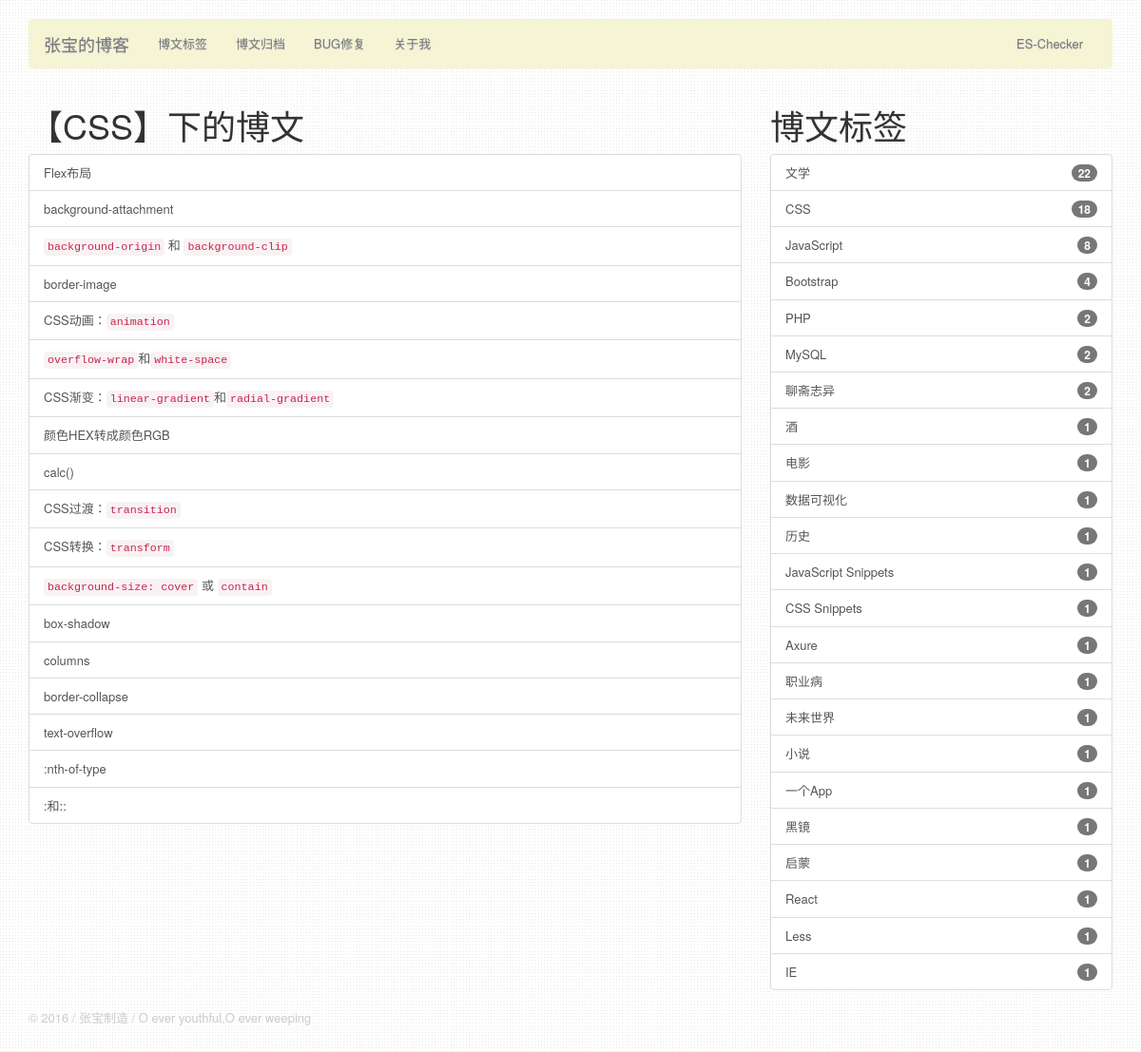
Screenshot of /blog-category.php?blog_category=CSS with the database file from the repository.
### tables this page shows
CREATE TABLE `blog_posts` (
  `blog_id` int(11) NOT NULL,
  `blog_title` varchar(225) NOT NULL,
  `blog_content` text NOT NULL,
  `blog_create` timestamp NOT NULL DEFAULT CURRENT_TIMESTAMP,
  `blog_update` timestamp NOT NULL DEFAULT CURRENT_TIMESTAMP,
  `blog_category` varchar(50) NOT NULL
);

### blog-category.php (the view, shortened to what this page needs)
<?php
require_once("master/connect.php");
$blog_category = null;
$posts2 = null;
if (isset($_GET["blog_category"]) && !empty($_GET["blog_category"])) {
    $blog_category = $_GET["blog_category"];
}
$selectSQL = "select blog_number, blog_category from blog_tags where blog_category not in ('张宝的博客') order by blog_number desc ";
if ($blog_category != null) {
  $queryBloginCategorySQL = "select blog_id, blog_title, blog_category from blog_posts where blog_category = '$blog_category' order by blog_id desc limit 0, 80";
  $posts2 = $link->query($queryBloginCategorySQL);
}
$posts = $link->query($selectSQL);
?>
<!DOCTYPE html>
<html>
  <head>
    <link href="css/bootstrap.min.css" rel="stylesheet">
    <link href="css/navbar.css" rel="stylesheet">
  </head>
  <body class="container">
      <?php require_once("master/header.php"); ?>
      <section class="row">
          <section class="col-sm-8 <?php echo ($posts2 == null ? 'hidden-xs' : '')?>">
            <?php
              if ($posts2 !== null && $posts2->num_rows > 0) {
            ?>
              <h1>【<?php echo $blog_category?>】下的博文</h1>
              <div class="list-group">
            <?php
                while ($row2 = $posts2->fetch_assoc()) {
            ?>
                <a href="./blog-detail.php?blog_id=<?php echo $row2["blog_id"]?>" class="list-group-item"><?php echo $row2["blog_title"]?></a>
            <?php
                }
            ?>
              </div>
            <?php
              }
            ?>
          </section>
          <article class="col-sm-4">
              <?php
              if ($posts->num_rows > 0) {
              ?>
              <h1>博文标签</h1>
              <div class="list-group">
              <?php
                 while ($row = $posts->fetch_assoc()) {
              ?>
                <a href="./blog-category.php?blog_category=<?php echo $row["blog_category"]?>" class="list-group-item"><span class="badge"><?php echo $row["blog_number"]?></span><?php echo $row["blog_category"]?></a>
              <?php
                }
              ?>
              </div>
              <?php
              } else {
                 echo "No Result:(";
              }
              ?>
          </article>
      </section>
      <?php require_once("master/footer.php"); ?>
  </body>
</html>

### master/header.php (shortened to what this page needs)
<nav class="navbar navbar-default zb-custom-navbar-default">
  <div class="container-fluid">
    <div class="navbar-header">
      <a class="navbar-brand" href="index.php">张宝的博客</a>
    </div>
    <div id="navbar" class="navbar-collapse collapse">
      <ul class="nav navbar-nav">
          <li><a href="./blog-category.php">博文标签</a></li>
          <li><a href="./blog-archives.php">博文归档</a></li>
          <li><a href="./blog-detail.php?blog_id=57">BUG修复</a></li>
          <li><a href="./about-me.html">关于我</a></li>
      </ul>
      <ul class="nav navbar-nav navbar-right">
        <li><a href="http://ruanyf.github.io/es-checker/" target="_blank">ES-Checker</a></li>
      </ul>
    </div>
  </div>
</nav>

### master/footer.php (shortened to what this page needs)
<footer class="footer zb-custom-footer">
<p>© 2016 / 张宝制造 / <a href="http://www.zybang.com/question/f9a422ed5907df94a54091e1c5b526a4.html" title="jack kerouac 说">O ever youthful,O ever weeping</a></p>
</footer>

### css/navbar.css (style rules this page uses)
body { padding-top: 20px; padding-bottom: 20px; background: url(../index.png); }
.navbar { margin-bottom: 20px; }
body { text-align: justify; }

### master/header.php (style rules this page uses)
.zb-custom-navbar-default { background-color: #f5f5d5; border-color: #f5f5c5; text-shadow: 0 1px 1px #ccc; }

### master/footer.php (style rules this page uses)
.zb-custom-footer { color:#ccc; }
.zb-custom-footer a { color:#ccc; text-decoration: none; }

### rows the page displays
blog_posts: blog_title "Flex布局"
blog_posts: blog_title "background-attachment"
blog_posts: blog_title "background-origin 和 background-clip"
blog_posts: blog_title "border-image"
blog_posts: blog_title "CSS动画： animation"
blog_posts: blog_title "overflow-wrap 和 white-space"
blog_posts: blog_title "CSS渐变： linear-gradient 和 radial-gradient"
blog_posts: blog_title "颜色HEX转成颜色RGB"
blog_posts: blog_title "calc()"
blog_posts: blog_title "CSS过渡： transition"
blog_posts: blog_title "CSS转换： transform"
blog_posts: blog_title "background-size: cover 或 contain"
blog_posts: blog_title "box-shadow"
blog_posts: blog_title "columns"
blog_posts: blog_title "border-collapse"
blog_posts: blog_title "text-overflow"
blog_posts: blog_title ":nth-of-type"
blog_posts: blog_title ":和::"

### other values shown
$blog_category "CSS"
$row["blog_number"] "22"
$row["blog_category"] "文学"
$row["blog_number"] "18"
$row["blog_category"] "CSS"
$row["blog_number"] "8"
$row["blog_category"] "JavaScript"
$row["blog_number"] "4"
$row["blog_category"] "Bootstrap"
$row["blog_number"] "2"
$row["blog_category"] "PHP"
$row["blog_category"] "MySQL"
$row["blog_category"] "聊斋志异"
$row["blog_number"] "1"
$row["blog_category"] "酒"
